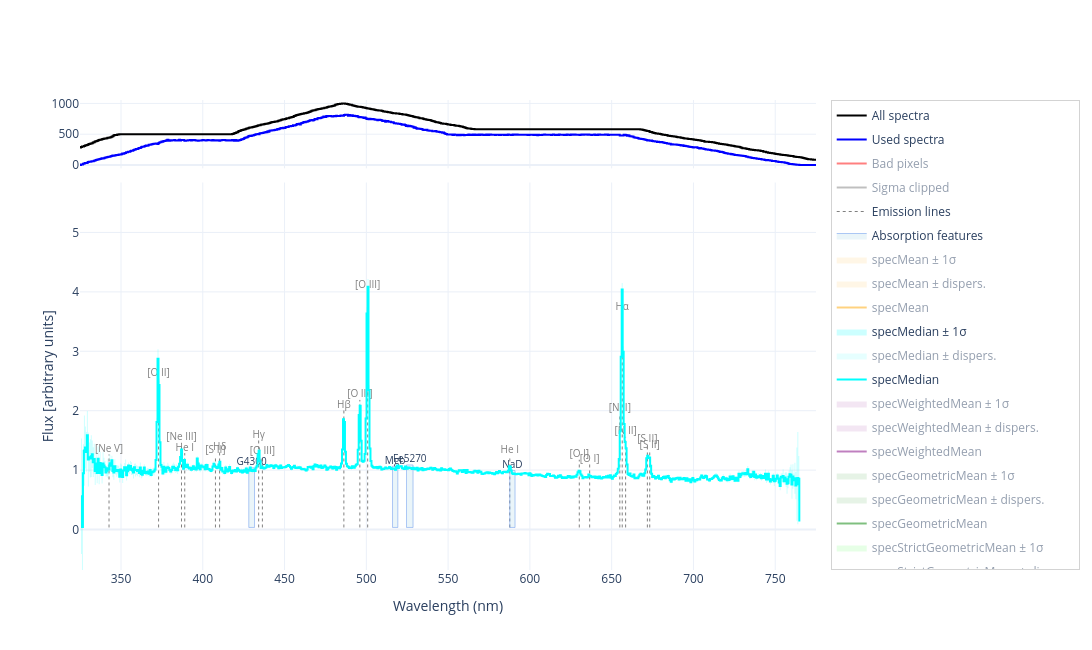

Write notebook code for a chart like this one.
### Markdown cell above
### Interactive stacked-spectrum view

SpectraPyle provides an interactive Plotly visualization of the output, including the pixel statistics and the different stacking estimators. Individual components can be shown or hidden from the legend.

### Code cell
from spectraPyle.plot.plot import plotting

fig = plotting(f"{stack_file}.fits", width=1100, height=650)

### Figure 1 — Plotly figure (JSON) as saved in the notebook; plotly's stock layout.template omitted (floating-point values rounded to 4 significant figures; data arrays with more than 128 entries replaced by an {"elided": "..."} marker saying what was removed)
{"data": [{"legendgroup": "All spectra", "line": {"color": "black", "shape": "hv"}, "mode": "lines", "name": "All spectra", "showlegend": true, "type": "scatter", "visible": true, "x": {"elided": "751 float values"}, "xaxis": "x", "y": {"elided": "751 int values"}, "yaxis": "y"}, {"legendgroup": "Used spectra", "line": {"color": "blue", "shape": "hv"}, "mode": "lines", "name": "Used spectra", "showlegend": true, "type": "scatter", "visible": true, "x": {"elided": "751 float values"}, "xaxis": "x", "y": {"elided": "751 int values"}, "yaxis": "y"}, {"legendgroup": "Bad pixels", "line": {"color": "red", "shape": "hv"}, "mode": "lines", "name": "Bad pixels", "showlegend": true, "type": "scatter", "visible": "legendonly", "x": {"elided": "751 float values"}, "xaxis": "x", "y": {"elided": "751 int values"}, "yaxis": "y"}, {"legendgroup": "Sigma clipped", "line": {"color": "grey", "shape": "hv"}, "mode": "lines", "name": "Sigma clipped", "showlegend": true, "type": "scatter", "visible": "legendonly", "x": {"elided": "751 float values"}, "xaxis": "x", "y": {"elided": "751 int values"}, "yaxis": "y"}, {"legendgroup": "specGeometricMean", "line": {"color": "green", "shape": "hv"}, "mode": "lines", "name": "Geom. mean pixels", "showlegend": false, "type": "scatter", "visible": "legendonly", "x": {"elided": "751 float values"}, "xaxis": "x", "y": {"elided": "751 int values"}, "yaxis": "y"}, {"hoverinfo": "skip", "legendgroup": "em_lines", "line": {"color": "grey", "dash": "dot", "width": 1}, "mode": "lines+text", "name": "Emission lines", "showlegend": true, "text": ["", "[Ne V]", "", "", "[O II]", "", "", "[Ne III]", "", "", "He I", "", "", "[S II]", "", "", "Hδ", "", "", "Hγ", "", "", "[O III]", "", "", "Hβ", "", "", "[O III]", "", "", "[O III]", "", "", "He I", "", "", "[O I]", "", "", "[O I]", "", "", "[N II]", "", "", "Hα", "", "", "[N II]", "", "", "[S II]", "", "", "[S II]", ""], "textfont": {"color": "grey", "size": 10}, "textposition": "top center", "type": "scatter", "visible": true, "x": [342.7, 342.7, null, 373.0, 373.0, null, 387.0, 387.0, null, 389.0, 389.0, null, 407.8, 407.8, null, 410.3, 410.3, null, 434.2, 434.2, null, 436.4, 436.4, null, 486.3, 486.3, null, 496.0, 496.0, null, 500.8, 500.8, null, 587.7, 587.7, null, 630.2, 630.2, null, 636.6, 636.6, null, 655.0, 655.0, null, 656.5, 656.5, null, 658.5, 658.5, null, 671.8, 671.8, null, 673.3, 673.3, null], "xaxis": "x2", "y": [0.03479, 1.263, null, 0.03479, 2.54, null, 0.03479, 1.46, null, 0.03479, 1.287, null, 0.03479, 1.246, null, 0.03479, 1.298, null, 0.03479, 1.506, null, 0.03479, 1.235, null, 0.03479, 2.005, null, 0.03479, 2.182, null, 0.03479, 4.019, null, 0.03479, 1.247, null, 0.03479, 1.175, null, 0.03479, 1.097, null, 0.03479, 1.954, null, 0.03479, 3.658, null, 0.03479, 1.56, null, 0.03479, 1.427, null, 0.03479, 1.326, null], "yaxis": "y2"}, {"fill": "toself", "fillcolor": "rgba(173, 216, 230, 0.25)", "hoverinfo": "skip", "legendgroup": "abs_feats", "line": {"color": "rgba(100, 149, 237, 0.5)", "width": 1}, "mode": "lines+text", "name": "Absorption features", "showlegend": true, "text": ["", "", "", "G4300", "", "", "", "", "", "", "Mgb", "", "", "", "", "", "", "Fe5270", "", "", "", "", "", "", "NaD", "", "", ""], "textfont": {"size": 10}, "textposition": "top center", "type": "scatter", "visible": true, "x": [428.1, 431.6, 431.6, 429.9, 428.1, 428.1, null, 516.0, 519.3, 519.3, 517.6, 516.0, 516.0, null, 524.6, 528.6, 528.6, 526.6, 524.6, 524.6, null, 587.7, 590.9, 590.9, 589.3, 587.7, 587.7, null], "xaxis": "x2", "y": [0.03479, 0.03479, 1.04, 1.04, 1.04, 0.03479, null, 0.03479, 0.03479, 1.066, 1.066, 1.066, 0.03479, null, 0.03479, 0.03479, 1.087, 1.087, 1.087, 0.03479, null, 0.03479, 0.03479, 0.9924, 0.9924, 0.9924, 0.03479, null], "yaxis": "y2"}, {"hoverinfo": "skip", "legendgroup": "specMean_error", "line": {"color": "rgba(0, 0, 0, 0)", "shape": "hv"}, "mode": "lines", "showlegend": false, "type": "scatter", "x": {"elided": "751 float values"}, "xaxis": "x2", "y": {"elided": "751 float values"}, "yaxis": "y2"}, {"fill": "tonexty", "fillcolor": "rgba(255, 165, 0, 0.2)", "hoverinfo": "skip", "legendgroup": "specMean_error", "line": {"color": "rgba(0, 0, 0, 0)", "shape": "hv"}, "mode": "lines", "name": "specMean ± 1σ", "showlegend": true, "type": "scatter", "visible": "legendonly", "x": {"elided": "751 float values"}, "xaxis": "x2", "y": {"elided": "751 float values"}, "yaxis": "y2"}, {"hoverinfo": "skip", "legendgroup": "specMean_dispersion", "line": {"color": "rgba(0, 0, 0, 0)", "shape": "hv"}, "mode": "lines", "showlegend": false, "type": "scatter", "x": {"elided": "751 float values"}, "xaxis": "x2", "y": {"elided": "751 float values"}, "yaxis": "y2"}, {"fill": "tonexty", "fillcolor": "rgba(255, 165, 0, 0.2)", "hoverinfo": "skip", "legendgroup": "specMean_dispersion", "line": {"color": "rgba(0, 0, 0, 0)", "shape": "hv"}, "mode": "lines", "name": "specMean ± dispers.", "showlegend": true, "type": "scatter", "visible": "legendonly", "x": {"elided": "751 float values"}, "xaxis": "x2", "y": {"elided": "751 float values"}, "yaxis": "y2"}, {"legendgroup": "specMean", "line": {"color": "orange", "shape": "hv"}, "mode": "lines", "name": "specMean", "showlegend": true, "type": "scatter", "visible": "legendonly", "x": {"elided": "751 float values"}, "xaxis": "x2", "y": {"elided": "751 float values"}, "yaxis": "y2"}, {"hoverinfo": "skip", "legendgroup": "specMedian_error", "line": {"color": "rgba(0, 0, 0, 0)", "shape": "hv"}, "mode": "lines", "showlegend": false, "type": "scatter", "x": {"elided": "751 float values"}, "xaxis": "x2", "y": {"elided": "751 float values"}, "yaxis": "y2"}, {"fill": "tonexty", "fillcolor": "rgba(0, 255, 255, 0.2)", "hoverinfo": "skip", "legendgroup": "specMedian_error", "line": {"color": "rgba(0, 0, 0, 0)", "shape": "hv"}, "mode": "lines", "name": "specMedian ± 1σ", "showlegend": true, "type": "scatter", "visible": true, "x": {"elided": "751 float values"}, "xaxis": "x2", "y": {"elided": "751 float values"}, "yaxis": "y2"}, {"hoverinfo": "skip", "legendgroup": "specMedian_dispersion", "line": {"color": "rgba(0, 0, 0, 0)", "shape": "hv"}, "mode": "lines", "showlegend": false, "type": "scatter", "x": {"elided": "751 float values"}, "xaxis": "x2", "y": {"elided": "751 float values"}, "yaxis": "y2"}, {"fill": "tonexty", "fillcolor": "rgba(0, 255, 255, 0.2)", "hoverinfo": "skip", "legendgroup": "specMedian_dispersion", "line": {"color": "rgba(0, 0, 0, 0)", "shape": "hv"}, "mode": "lines", "name": "specMedian ± dispers.", "showlegend": true, "type": "scatter", "visible": "legendonly", "x": {"elided": "751 float values"}, "xaxis": "x2", "y": {"elided": "751 float values"}, "yaxis": "y2"}, {"legendgroup": "specMedian", "line": {"color": "cyan", "shape": "hv"}, "mode": "lines", "name": "specMedian", "showlegend": true, "type": "scatter", "visible": true, "x": {"elided": "751 float values"}, "xaxis": "x2", "y": {"elided": "751 float values"}, "yaxis": "y2"}, {"hoverinfo": "skip", "legendgroup": "specWeightedMean_error", "line": {"color": "rgba(0, 0, 0, 0)", "shape": "hv"}, "mode": "lines", "showlegend": false, "type": "scatter", "x": {"elided": "751 float values"}, "xaxis": "x2", "y": {"elided": "751 float values"}, "yaxis": "y2"}, {"fill": "tonexty", "fillcolor": "rgba(128, 0, 128, 0.2)", "hoverinfo": "skip", "legendgroup": "specWeightedMean_error", "line": {"color": "rgba(0, 0, 0, 0)", "shape": "hv"}, "mode": "lines", "name": "specWeightedMean ± 1σ", "showlegend": true, "type": "scatter", "visible": "legendonly", "x": {"elided": "751 float values"}, "xaxis": "x2", "y": {"elided": "751 float values"}, "yaxis": "y2"}, {"hoverinfo": "skip", "legendgroup": "specWeightedMean_dispersion", "line": {"color": "rgba(0, 0, 0, 0)", "shape": "hv"}, "mode": "lines", "showlegend": false, "type": "scatter", "x": {"elided": "751 float values"}, "xaxis": "x2", "y": {"elided": "751 float values"}, "yaxis": "y2"}, {"fill": "tonexty", "fillcolor": "rgba(128, 0, 128, 0.2)", "hoverinfo": "skip", "legendgroup": "specWeightedMean_dispersion", "line": {"color": "rgba(0, 0, 0, 0)", "shape": "hv"}, "mode": "lines", "name": "specWeightedMean ± dispers.", "showlegend": true, "type": "scatter", "visible": "legendonly", "x": {"elided": "751 float values"}, "xaxis": "x2", "y": {"elided": "751 float values"}, "yaxis": "y2"}, {"legendgroup": "specWeightedMean", "line": {"color": "purple", "shape": "hv"}, "mode": "lines", "name": "specWeightedMean", "showlegend": true, "type": "scatter", "visible": "legendonly", "x": {"elided": "751 float values"}, "xaxis": "x2", "y": {"elided": "751 float values"}, "yaxis": "y2"}, {"hoverinfo": "skip", "legendgroup": "specGeometricMean_error", "line": {"color": "rgba(0, 0, 0, 0)", "shape": "hv"}, "mode": "lines", "showlegend": false, "type": "scatter", "x": {"elided": "751 float values"}, "xaxis": "x2", "y": {"elided": "751 float values"}, "yaxis": "y2"}, {"fill": "tonexty", "fillcolor": "rgba(0, 128, 0, 0.2)", "hoverinfo": "skip", "legendgroup": "specGeometricMean_error", "line": {"color": "rgba(0, 0, 0, 0)", "shape": "hv"}, "mode": "lines", "name": "specGeometricMean ± 1σ", "showlegend": true, "type": "scatter", "visible": "legendonly", "x": {"elided": "751 float values"}, "xaxis": "x2", "y": {"elided": "751 float values"}, "yaxis": "y2"}, {"hoverinfo": "skip", "legendgroup": "specGeometricMean_dispersion", "line": {"color": "rgba(0, 0, 0, 0)", "shape": "hv"}, "mode": "lines", "showlegend": false, "type": "scatter", "x": {"elided": "751 float values"}, "xaxis": "x2", "y": {"elided": "751 float values"}, "yaxis": "y2"}, {"fill": "tonexty", "fillcolor": "rgba(0, 128, 0, 0.2)", "hoverinfo": "skip", "legendgroup": "specGeometricMean_dispersion", "line": {"color": "rgba(0, 0, 0, 0)", "shape": "hv"}, "mode": "lines", "name": "specGeometricMean ± dispers.", "showlegend": true, "type": "scatter", "visible": "legendonly", "x": {"elided": "751 float values"}, "xaxis": "x2", "y": {"elided": "751 float values"}, "yaxis": "y2"}, {"legendgroup": "specGeometricMean", "line": {"color": "green", "shape": "hv"}, "mode": "lines", "name": "specGeometricMean", "showlegend": true, "type": "scatter", "visible": "legendonly", "x": {"elided": "751 float values"}, "xaxis": "x2", "y": {"elided": "751 float values"}, "yaxis": "y2"}, {"hoverinfo": "skip", "legendgroup": "specStrictGeometricMean_error", "line": {"color": "rgba(0, 0, 0, 0)", "shape": "hv"}, "mode": "lines", "showlegend": false, "type": "scatter", "x": {"elided": "751 float values"}, "xaxis": "x2", "y": {"elided": "751 float values"}, "yaxis": "y2"}, {"fill": "tonexty", "fillcolor": "rgba(0, 255, 0, 0.2)", "hoverinfo": "skip", "legendgroup": "specStrictGeometricMean_error", "line": {"color": "rgba(0, 0, 0, 0)", "shape": "hv"}, "mode": "lines", "name": "specStrictGeometricMean ± 1σ", "showlegend": true, "type": "scatter", "visible": "legendonly", "x": {"elided": "751 float values"}, "xaxis": "x2", "y": {"elided": "751 float values"}, "yaxis": "y2"}, {"hoverinfo": "skip", "legendgroup": "specStrictGeometricMean_dispersion", "line": {"color": "rgba(0, 0, 0, 0)", "shape": "hv"}, "mode": "lines", "showlegend": false, "type": "scatter", "x": {"elided": "751 float values"}, "xaxis": "x2", "y": {"elided": "751 float values"}, "yaxis": "y2"}, {"fill": "tonexty", "fillcolor": "rgba(0, 255, 0, 0.2)", "hoverinfo": "skip", "legendgroup": "specStrictGeometricMean_dispersion", "line": {"color": "rgba(0, 0, 0, 0)", "shape": "hv"}, "mode": "lines", "name": "specStrictGeometricMean ± dispers.", "showlegend": true, "type": "scatter", "visible": "legendonly", "x": {"elided": "751 float values"}, "xaxis": "x2", "y": {"elided": "751 float values"}, "yaxis": "y2"}, {"legendgroup": "specStrictGeometricMean", "line": {"color": "lime", "shape": "hv"}, "mode": "lines", "name": "specStrictGeometricMean", "showlegend": true, "type": "scatter", "visible": "legendonly", "x": {"elided": "751 float values"}, "xaxis": "x2", "y": {"elided": "751 float values"}, "yaxis": "y2"}, {"hoverinfo": "skip", "legendgroup": "specMode_error", "line": {"color": "rgba(0, 0, 0, 0)", "shape": "hv"}, "mode": "lines", "showlegend": false, "type": "scatter", "x": {"elided": "751 float values"}, "xaxis": "x2", "y": {"elided": "751 float values"}, "yaxis": "y2"}, {"fill": "tonexty", "fillcolor": "rgba(255, 0, 0, 0.2)", "hoverinfo": "skip", "legendgroup": "specMode_error", "line": {"color": "rgba(0, 0, 0, 0)", "shape": "hv"}, "mode": "lines", "name": "specMode ± 1σ", "showlegend": true, "type": "scatter", "visible": "legendonly", "x": {"elided": "751 float values"}, "xaxis": "x2", "y": {"elided": "751 float values"}, "yaxis": "y2"}, {"hoverinfo": "skip", "legendgroup": "specMode_dispersion", "line": {"color": "rgba(0, 0, 0, 0)", "shape": "hv"}, "mode": "lines", "showlegend": false, "type": "scatter", "x": {"elided": "751 float values"}, "xaxis": "x2", "y": {"elided": "751 float values"}, "yaxis": "y2"}, {"fill": "tonexty", "fillcolor": "rgba(255, 0, 0, 0.2)", "hoverinfo": "skip", "legendgroup": "specMode_dispersion", "line": {"color": "rgba(0, 0, 0, 0)", "shape": "hv"}, "mode": "lines", "name": "specMode ± dispers.", "showlegend": true, "type": "scatter", "visible": "legendonly", "x": {"elided": "751 float values"}, "xaxis": "x2", "y": {"elided": "751 float values"}, "yaxis": "y2"}, {"legendgroup": "specMode", "line": {"color": "red", "shape": "hv"}, "mode": "lines", "name": "specMode", "showlegend": true, "type": "scatter", "visible": "legendonly", "x": {"elided": "751 float values"}, "xaxis": "x2", "y": {"elided": "751 float values"}, "yaxis": "y2"}, {"hoverinfo": "skip", "legendgroup": "percentile_1sigma", "line": {"width": 0}, "mode": "lines", "showlegend": false, "type": "scatter", "visible": "legendonly", "x": {"elided": "751 float values"}, "xaxis": "x2", "y": {"elided": "751 float values"}, "yaxis": "y2"}, {"fill": "tonexty", "fillcolor": "rgba(100, 100, 200, 0.15)", "hoverinfo": "skip", "legendgroup": "percentile_1sigma", "line": {"width": 0}, "mode": "lines", "name": "±1σ envelope (16th–84th)", "showlegend": true, "type": "scatter", "visible": "legendonly", "x": {"elided": "751 float values"}, "xaxis": "x2", "y": {"elided": "751 float values"}, "yaxis": "y2"}, {"line": {"color": "steelblue", "width": 0.75}, "mode": "lines", "name": "98th percentile", "showlegend": true, "type": "scatter", "visible": "legendonly", "x": {"elided": "751 float values"}, "xaxis": "x2", "y": {"elided": "751 float values"}, "yaxis": "y2"}, {"line": {"color": "darkslateblue", "width": 0.75}, "mode": "lines", "name": "99th percentile", "showlegend": true, "type": "scatter", "visible": "legendonly", "x": {"elided": "751 float values"}, "xaxis": "x2", "y": {"elided": "751 float values"}, "yaxis": "y2"}], "layout": {"barmode": "overlay", "height": 650, "legend": {"bordercolor": "lightgrey", "borderwidth": 1, "groupclick": "toggleitem", "itemsizing": "trace", "orientation": "v", "tracegroupgap": 5, "x": 1.02, "xanchor": "left", "y": 1, "yanchor": "top"}, "margin": {"r": 200}, "width": 1100, "xaxis": {"anchor": "y", "domain": [0, 1], "matches": "x2", "range": [324.9, 774.9], "showticklabels": false, "type": "linear"}, "xaxis2": {"anchor": "y2", "domain": [0, 1], "range": [324.9, 774.9], "title": {"text": "Wavelength (nm)"}, "type": "linear"}, "yaxis": {"anchor": "x", "autorange": true, "domain": [0.8545, 1], "range": [-55.56, 1056.0], "type": "linear"}, "yaxis2": {"anchor": "x2", "domain": [0, 0.8245], "range": [-0.6814, 5.842], "title": {"text": "Flux [arbitrary units]"}, "type": "linear"}}}
